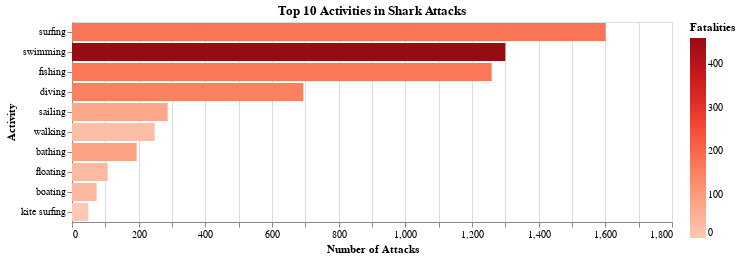

The code cell stored with this chart in its notebook:
### Code cell
df_filtered = df[df['Activity'].str.lower() != 'other']

# Aggregate data
activity_counts = (
    df_filtered.groupby('Activity')
    .agg(
        Total_Attacks=('Activity', 'count'),
        Fatalities=('Fatal Y/N', lambda x: (x == 'Y').sum())
    )
    .reset_index()
    .sort_values('Total_Attacks', ascending=False)
    .head(10)
)

# Create chart
chart=alt.Chart(activity_counts).mark_bar().encode(
    x=alt.X('Total_Attacks:Q', title='Number of Attacks'),
    y=alt.Y('Activity:N', sort='-x', title='Activity'),
    color=alt.Color('Fatalities:Q', scale=alt.Scale(scheme='reds'), title='Fatalities'),
    tooltip=[
        alt.Tooltip('Activity:N', title='Activity'),
        alt.Tooltip('Total_Attacks:Q', title='Total Attacks'),
        alt.Tooltip('Fatalities:Q', title='Fatalities')
    ]
).properties(
    title='Top 10 Activities in Shark Attacks',
    width=600
)
chart

### Figure 1 — Vega-Lite specification as saved in the notebook (floating-point values rounded to 4 significant figures)
{"config": {"view": {"continuousWidth": 300, "continuousHeight": 300}}, "data": {"name": "data-76a4deb1260ba662da338fe1fe2e6532"}, "mark": {"type": "bar"}, "encoding": {"color": {"field": "Fatalities", "scale": {"scheme": "reds"}, "title": "Fatalities", "type": "quantitative"}, "tooltip": [{"field": "Activity", "title": "Activity", "type": "nominal"}, {"field": "Total_Attacks", "title": "Total Attacks", "type": "quantitative"}, {"field": "Fatalities", "title": "Fatalities", "type": "quantitative"}], "x": {"field": "Total_Attacks", "title": "Number of Attacks", "type": "quantitative"}, "y": {"field": "Activity", "sort": "-x", "title": "Activity", "type": "nominal"}}, "title": "Top 10 Activities in Shark Attacks", "width": 600, "$schema": "https://vega.github.io/schema/vega-lite/v5.20.1.json", "datasets": {"data-76a4deb1260ba662da338fe1fe2e6532": [{"Activity": "surfing", "Total_Attacks": 1601, "Fatalities": 174}, {"Activity": "swimming", "Total_Attacks": 1300, "Fatalities": 461}, {"Activity": "fishing", "Total_Attacks": 1259, "Fatalities": 171}, {"Activity": "diving", "Total_Attacks": 694, "Fatalities": 152}, {"Activity": "sailing", "Total_Attacks": 287, "Fatalities": 74}, {"Activity": "walking", "Total_Attacks": 248, "Fatalities": 24}, {"Activity": "bathing", "Total_Attacks": 194, "Fatalities": 83}, {"Activity": "floating", "Total_Attacks": 107, "Fatalities": 32}, {"Activity": "boating", "Total_Attacks": 74, "Fatalities": 37}, {"Activity": "kite surfing", "Total_Attacks": 49, "Fatalities": 0}]}}
